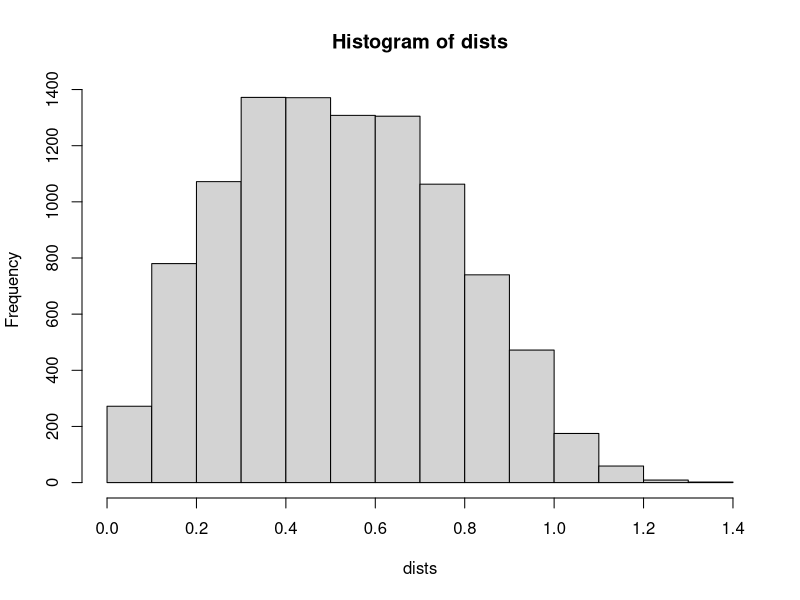

Generate this figure with R:
dists<-c()
for (i in 1:10000) {
  P1<-runif(2)
  P2<-runif(2)
  dist<-sqrt(sum((P1-P2)^2))
  dists<-c(dists, dist)
}
mean.dist<-mean(dists)
sd.dist<-sd(dists)
cat(mean.dist,sd.dist,"\n")
hist(dists)
